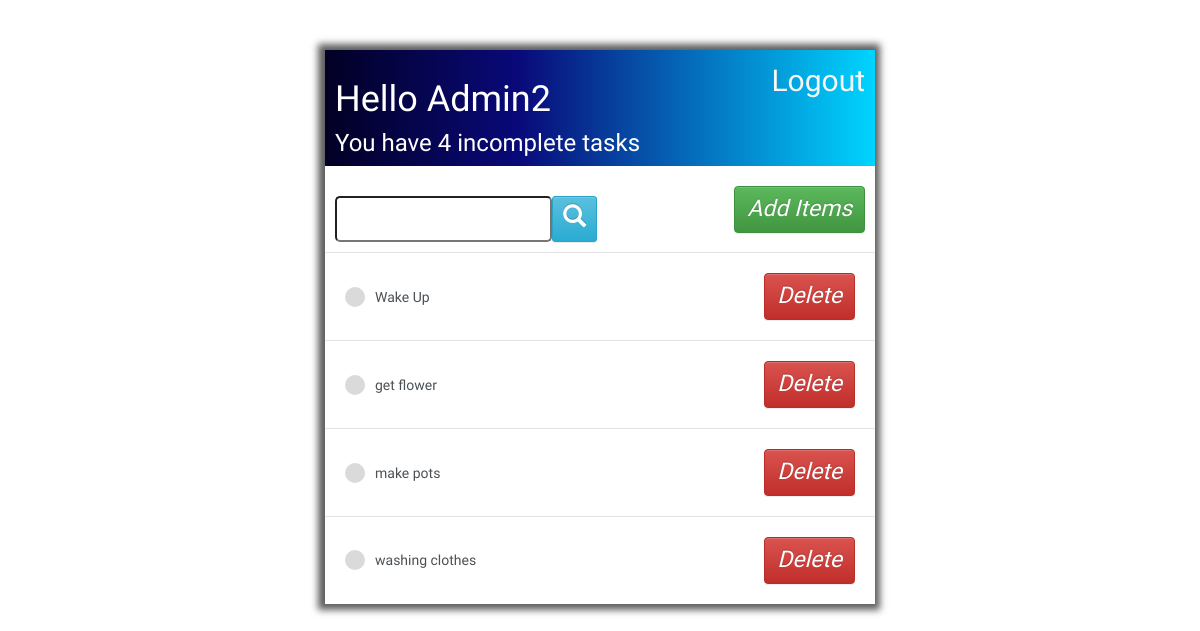
The page / (signed in) on the database its author committed.
### base/models.py (models this page shows)
class Task(models.Model):
    user = models.ForeignKey(User, on_delete = models.CASCADE, null=True, blank=True)
    title =  models.CharField(max_length=200)
    description =  models.TextField(null=True, blank=True)
    complete =  models.BooleanField(default=False)
    create = models.DateTimeField(auto_now_add=True)
    def __str__(self):
        return self.title
    class Meta:
        ordering = ['complete']

### base/views.py (the view)
# urls.py: path('',TaskList.as_view(), name='tasks'),
class TaskList(LoginRequiredMixin, ListView):
    model = Task
    context_object_name = 'tasks'
    def  get_context_data(self, **kwargs):
        context = super().get_context_data(**kwargs)
        context['tasks'] = context['tasks'].filter(user=self.request.user)
        context['count'] = context['tasks'].filter(complete = False).count()
        search_input = self.request.GET.get('search-area') or ''
        if search_input:
            context['tasks'] = context['tasks'].filter(title__startswith=search_input)
        context['search_input'] = search_input
        return context

### base/templates/base/task_list.html
{% extends 'base/main.html' %}
{% block content %}
<div class="header-bar">
    <div>
        <h1>Hello {{request.user|title}}</h1>
        <h3 style="margin:0">You have {{count}} incomplete task{{ count|pluralize:"s" }}</h3>
    </div>
    {% if request.user.is_authenticated %}
    <a style="font-size: 30px;" href="{% url 'logout' %}">Logout</a>
    {% else %}
     <a href="">LogIn</a>
    {% endif %}
</div>
<div id="search-add-wrapper">
    <form action="" method="GET" style="margin-top: 20px;display: flex;">
        <input type="text" name="search-area" value="{{search_input}}">
        <button class="btn btn-info btn-sm" type="submit"><span class="glyphicon glyphicon-search"></span></button>
    </form>
    <a class="btn btn-success btn" href="{% url 'task-create' %}">Add Items</a>
</div>
<div class="task-items-wrapper">
    {% for task in tasks %}
        <div class="task-wrapper">
            {% if task.complete %}
            <div class="task-title">
                <div class="task-complete-icon"></div>
                <i><s><a href="{% url 'task-update' task.id %}">{{task}}</a></s></i>
            </div>
            <a class="btn btn-danger" href="{% url 'task-delete' task.id %}">Delete</a>
            {% else %}
                <div class="task-title">
                 <div class="task-incomplete-icon"></div>
                 <a href="{% url 'task-update' task.id %}">{{task}}</a>
                </div>
                <a class="btn btn-danger" href="{% url 'task-delete' task.id %}">Delete</a>
            {% endif %}
        </div>
        {% empty %}
        <h3>No Item in List</h3>
    {% endfor %}
</div>
{% endblock content %}

### base/templates/base/main.html (style rules this page uses)
body { font-family:'Baloo Bhai 2', cursive; padding-top: 50px; }
h1,h2,h3,h4,h5,h6, { font-family:'Baloo Bhai 2', cursive; }
.header-bar { display: flex; justify-content: space-between; color: #fff; padding: 10px; background: rgb(2,0,36); background: linear-gradient(90deg, rgba(2,0,36,1) 0%, rgba(9,9,121,1) 35%, rgba(0,212,255,1) 100%); }
.header-bar a { color: rgb(247, 247, 247); text-decoration: none; }
.task-wrapper { display: flex; align-items: center; justify-content: space-between; padding: 20px; background-color: #fff; border-top: 1px solid rgb(226, 226, 226); }
.task-title { display: flex; }
.task-title a { text-decoration: none; color: #4b5156; margin-left: 10px; }
.task-incomplete-icon { height: 20px; width: 20px; background-color: rgb(218, 218, 218); border-radius: 50%; }
#search-add-wrapper { display: flex; justify-content: space-between; align-items: center; padding: 10px; }
input[type=text], input[type=password], textarea { border-radius: 5px; padding: 10px; width: 90%; }
.btn { font-size: 23px; font-style: italic; }

### rows shown on the page
Task: title "Wake Up"
Task: title "get flower"
Task: title "make pots"
Task: title "washing clothes"

### other values the page prints
{{ request.user|title }} "Admin2"
{{ count }} "4"
